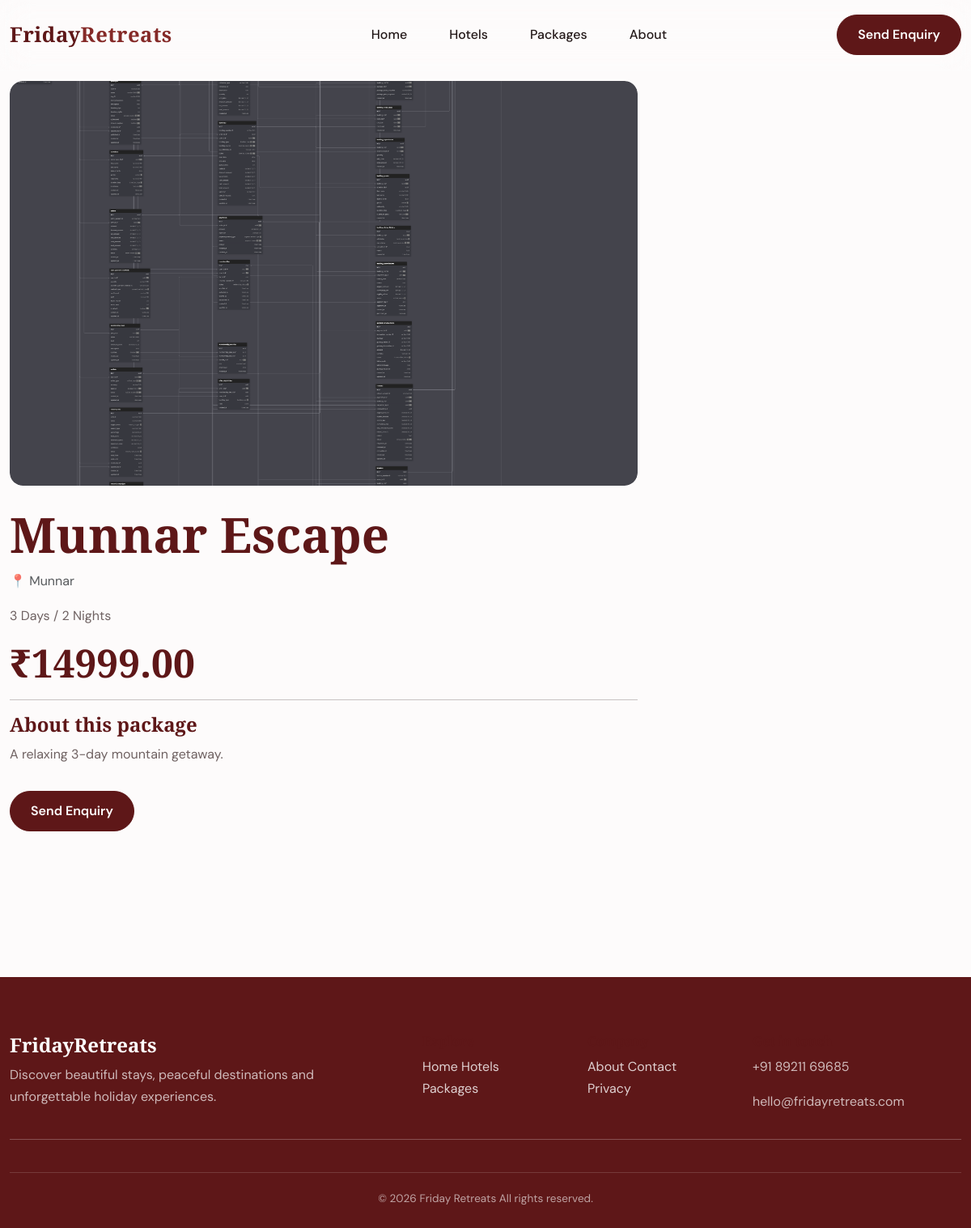
Screenshot of /packages/munnar-escape/ with the database file from the repository.
### packages/models.py (models this page shows, shortened)
class PackageImage(models.Model):
    package = models.ForeignKey(
        Package,
        on_delete=models.CASCADE,
        related_name="images"
    )
    image = models.ImageField(
        upload_to="packages/"
    )
    caption = models.CharField(
        max_length=200,
        blank=True
    )

class Package(models.Model):
    name = models.CharField(max_length=200)
    slug = models.SlugField(
        unique=True,
        blank=True
    )
    destination = models.CharField(
        max_length=200
    )
    description = models.TextField()
    duration_days = models.PositiveIntegerField()
    duration_nights = models.PositiveIntegerField()
    price = models.DecimalField(
        max_digits=10,
        decimal_places=2
    )
    image = models.ImageField(
    upload_to="packages/",
    blank=True,
    null=True
)
    hotels = models.ManyToManyField(
        Hotel,
        blank=True,
        related_name="packages"
    )
    featured = models.BooleanField(
        default=False
    )
    available = models.BooleanField(
        default=True
    )
    created_at = models.DateTimeField(
        auto_now_add=True
    )
    updated_at = models.DateTimeField(
        auto_now=True
    )

### packages/views.py (the view)
# urls.py: path("<slug:slug>/", package_detail, name="package_detail"),
def package_detail(request, slug):
    package = get_object_or_404(
        Package,
        slug=slug,
        available=True
    )
    context = {
        "package": package,
    }
    return render(request, "packages/package_detail.html", context)

### templates/packages/package_detail.html (shortened to what this page needs)
{% extends "base.html" %}
{% block content %}
<section class="section-padding">
    <div class="container">
        <div class="row">
            <div class="col-lg-8">
                {% with images=package.images.all %}
                    {% if images %}
                    <div class="mb-4">
                        <div
                            id="packageImageCarousel"
                            class="carousel slide"
                        >
                            <div class="carousel-inner rounded-4">
                                {% for image in images %}
                                <div
                                    class="carousel-item {% if forloop.first %}active{% endif %}"
                                >
                                    <img
                                        src="{{ image.image.url }}"
                                        alt="{{ image.caption|default:package.name }}"
                                        class="d-block w-100 rounded-4 package-gallery-image"
                                        style="
                                            width: 100%;
                                            height: 500px;
                                            object-fit: cover;
                                            cursor: pointer;
                                        "
                                        data-bs-toggle="modal"
                                        data-bs-target="#packageImageModal"
                                        data-image="{{ image.image.url }}"
                                        data-caption="{{ image.caption|default:package.name }}"
                                    >
                                </div>
                                {% endfor %}
                            </div>
                        </div>
                    </div>
                    {% endif %}
                {% endwith %}
                <h1>{{ package.name }}</h1>
                <p class="text-muted">
                    📍 {{ package.destination }}
                </p>
                <p>
                    {{ package.duration_days }} Days /
                    {{ package.duration_nights }} Nights
                </p>
                <h2>
                    ₹{{ package.price }}
                </h2>
                <hr>
                <h3>
                    About this package
                </h3>
                <p>
                    {{ package.description }}
                </p>
                <a
                    href="{% url 'enquiry_create' %}?package={{ package.slug }}"
                    class="btn btn-dark mt-3"
                >
                    Send Enquiry
                </a>
            </div>
        </div>
    </div>
</section>
{% endblock %}

### static/css/style.css (style rules this page uses)
:root { --primary: #5E1718; --primary-dark: #431011; --accent: #852A28; --background: #FDFBFB; --white: #FFFFFF; --cream: #F7F0EE; --cream-dark: #EDE0DD; --text: #241919; --text-light: #6F6262; --border: #E9DCDC; --shadow-sm: 0 5px 20px rgba(94, 23, 24, 0.08); --shadow-md: 0 12px 35px rgba(94, 23, 24, 0.12); --shadow-lg: 0 20px 60px rgba(94, 23, 24, 0.16); --radius-sm: 10px; --radius-md: 18px; --radius-lg: 28px; --transition: all 0.3s ease; }
html { scroll-behavior: smooth; }
body { margin: 0; padding: 0; background: var(--background); color: var(--text); font-family: "DM Sans", sans-serif; line-height: 1.7; }
a { color: inherit; text-decoration: none; }
img { max-width: 100%; display: block; }
.container { max-width: 1200px; }
h1, h2, h3, h4, h5, h6 { font-family: "Playfair Display", serif; color: var(--primary); font-weight: 600; line-height: 1.2; }
h1 { font-size: clamp(2.5rem, 5vw, 4.8rem); }
h2 { font-size: clamp(2rem, 4vw, 3.2rem); }
h3 { font-size: 1.5rem; }
p { color: var(--text-light); }
.btn { border-radius: 50px; padding: 12px 25px; font-weight: 600; transition: var(--transition); }
.btn-primary, .btn-dark { background: var(--primary) !important; border-color: var(--primary) !important; color: var(--white) !important; }
.section-padding { padding: 100px 0; }

### rows the page displays
PackageImage: image (picture)
Package: name "Munnar Escape", destination "Munnar", duration_days "3", duration_nights "2", price "14999.00", description "A relaxing 3-day mountain getaway."
